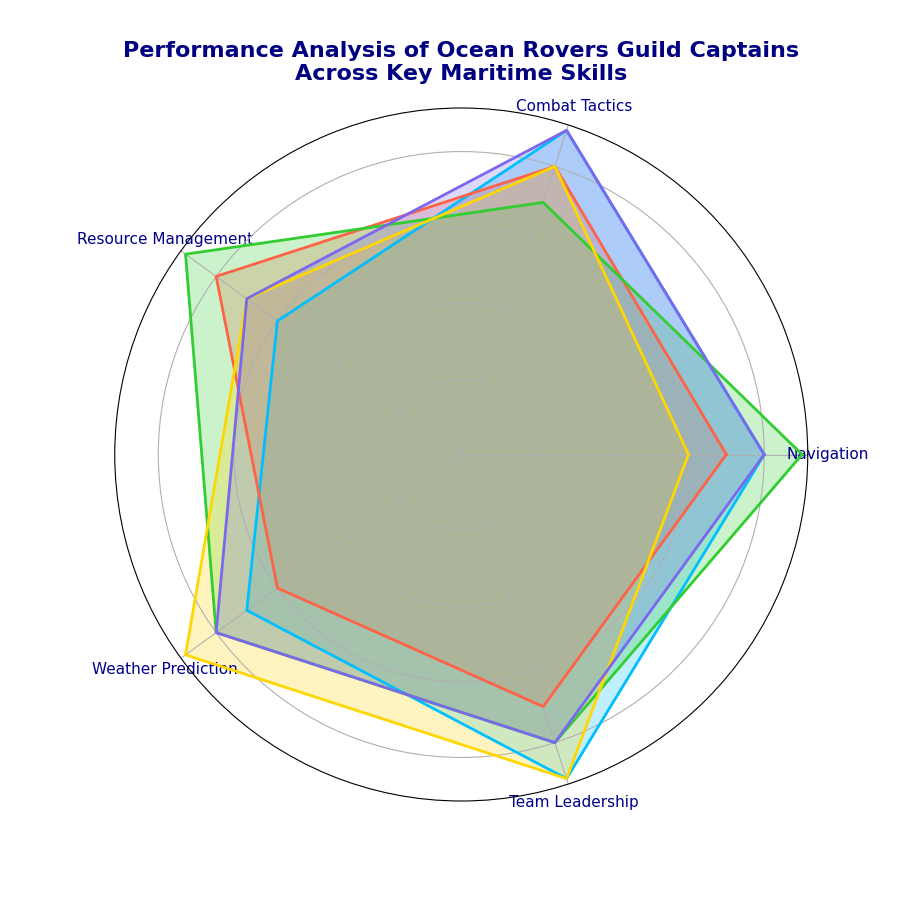

The Python source for this figure:
import matplotlib.pyplot as plt
import numpy as np

categories = ['Navigation', 'Combat Tactics', 'Resource Management', 'Weather Prediction', 'Team Leadership']
num_vars = len(categories)

captain_blackbeard = [8, 9, 6, 7, 9]
captain_kidd = [7, 8, 8, 6, 7]
captain_teach = [9, 7, 9, 8, 8]
captain_morgan = [6, 8, 7, 9, 9]
captain_drake = [8, 9, 7, 8, 8]

captains = [captain_blackbeard, captain_kidd, captain_teach, captain_morgan, captain_drake]
for captain in captains:
    captain += captain[:1]

angles = np.linspace(0, 2 * np.pi, num_vars, endpoint=False).tolist()
angles += angles[:1]

fig, ax = plt.subplots(figsize=(9, 9), subplot_kw=dict(polar=True))

def plot_radar(data, color):
    ax.fill(angles, data, color=color, alpha=0.25)
    ax.plot(angles, data, color=color, linewidth=2)

plot_radar(captain_blackbeard, 'deepskyblue')
plot_radar(captain_kidd, 'tomato')
plot_radar(captain_teach, 'limegreen')
plot_radar(captain_morgan, 'gold')
plot_radar(captain_drake, 'mediumslateblue')

ax.set_yticklabels([])
ax.set_xticks(angles[:-1])
ax.set_xticklabels(categories, fontsize=11, color='darkblue')

plt.title('Performance Analysis of Ocean Rovers Guild Captains\nAcross Key Maritime Skills', fontsize=16, fontweight='bold', pad=20, color='navy')

plt.show()
